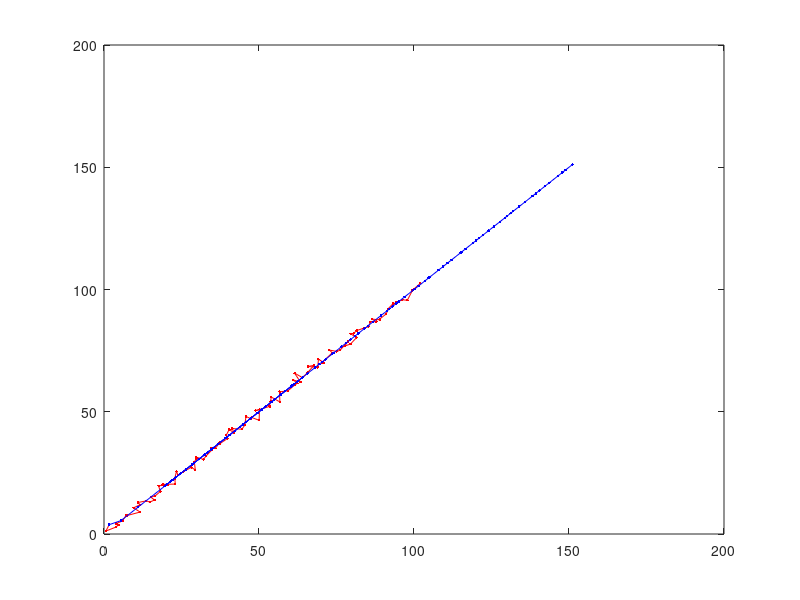

Write the MATLAB code that produced this figure. (Note: this script raises an error after producing the figure.)
function [] = kalman_main()

kalman_ordem1;  
kalman_ordem2; 
kalman_ordem3;  
  
 end 
 
function [] = kalman_ordem1()
   
  kq = 0.001;
  kr = 0.9;

  z = []
  for i=1:101
    z(i, 1) = i + randn();
    z(i, 2) = i + randn();
  end
  
  %matriz de transiçao
  F = [1 1;
          1 1;];

  H = [1 0;
          0 1;];

  Q = eye(2)*kq;
  R = eye(2)*kr;
 
  P = zeros(2);

   estados(1, :)  = [z(1,1) z(1, 2)];
  
  for i=2:101
    [estados(i,:), P] = Kalman(estados(i-1,:), P, F, H, Q, R, z(i,:)');
  end


  %z e o ruido 
  %x e a correta 
  %xe e o estimado

  pl = plot(z(:,1), z(:,2), 'r.-', estados(:, 1), estados(:, 2), 'b.-'); 
  waitfor(pl);
  
  plot(1,101,xe(1,:),'-k',1,101,x,'-g',1,101,z,'-r');
  
end
 
 
 function [] = kalman_ordem2()
   
  kq = 0.001;
  kr = 0.9;

  z = []
  for i=1:101
    z(i, 1) = i + randn();
    z(i, 2) = i + randn();
  end
  
  %matriz de transiçao
  F = [1 1 0 0;
          0 1 0 0;
          0 0 1 1;
          0 0 0 1;];

  H = [1 0 0 0;
          0 0 1 0;];

  Q = eye(4)*kq;
  R = eye(2)*kr;
 
  P = zeros(4);

   estados(1, :)  = [z(1,1) 0 z(1, 2) 0];
  
  for i=2:101
    [estados(i,:), P] = Kalman(estados(i-1,:), P, F, H, Q, R, z(i,:)');
  end


  %z e o ruido 
  %x e a correta 
  %xe e o estimado

  pl = plot(z(:,1), z(:,2), 'r.-', estados(:, 1), estados(:, 3), 'b.-'); 
  waitfor(pl);
  
  plot(1,101,xe(1,:),'-k',1,101,x,'-g',1,101,z,'-r');
  
end

function [] = kalman_ordem3()
   
  kq = 0.001;
  kr = 0.9;

  z = []
  for i=1:101
    z(i, 1) = i + randn();
    z(i, 2) = i + randn();
  end
  
  %matriz de transiçao
  F = [1 1 0 0 0 0;
         0 1 1 0 0 0;
         0 0 1 0 0 0;
         0 0 0 1 1 0;
         0 0 0 0 1 1;
         0 0 0 0 0 1;];

  H = [1 0 0 0 0 0;
          0 0 0 1 0 0;];

  Q = eye(6)*kq;
  R = eye(2)*kr;
 
  P = zeros(6);

 
  estados(1, :)  = [z(1,1) 0 0 z(1, 2) 0 0];
  
  for i=2:101
    [estados(i,:), P] = Kalman(estados(i-1,:), P, F, H, Q, R, z(i,:)');
  end


  %z e o ruido 
  %x e a correta 
  %xe e o estimado

  pl = plot(z(:,1), z(:,2), 'r.-', estados(:, 1), estados(:, 4), 'b.-'); 
  waitfor(pl);
  
  plot(1,101,xe(1,:),'-k',1,101,x,'-g',1,101,z,'-r');
  
end


function[x, P] = Kalman(x, P, F, H, Q, R, z)
  xa = F*x';                          % previsão a priori
  Pa = F*P*F' + Q;
  y = (z - H*xa);
  K = Pa*H'/(H*Pa*H' + R);
  x = xa + K*y;
  P = (eye(length(x)) - K*H)*Pa;
  x = x';
end
